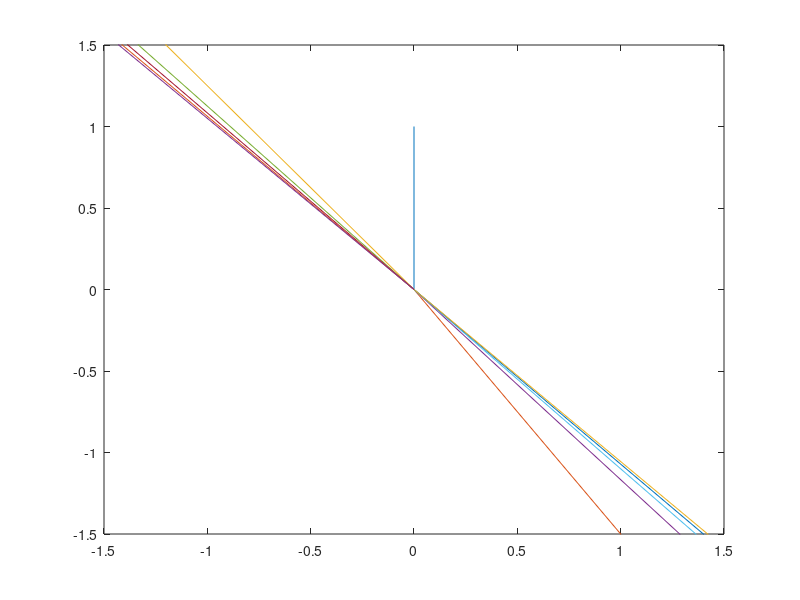

Reproduce this figure in MATLAB.
U_0 = [0; 1];
plot([0, U_0(1)], [0, U_0(2)]);
hold on;
xlim([-1.5, 1.5]); ylim([-1.5, 1.5]);
delta_t = sqrt(2)^2;
A = [1, delta_t; -delta_t, -(delta_t.^2)+1];
U_n = A*U_0;

for i = 1:10
    plot([0, U_n(1)], [0, U_n(2)]);
    U_n = A*U_n;
end
